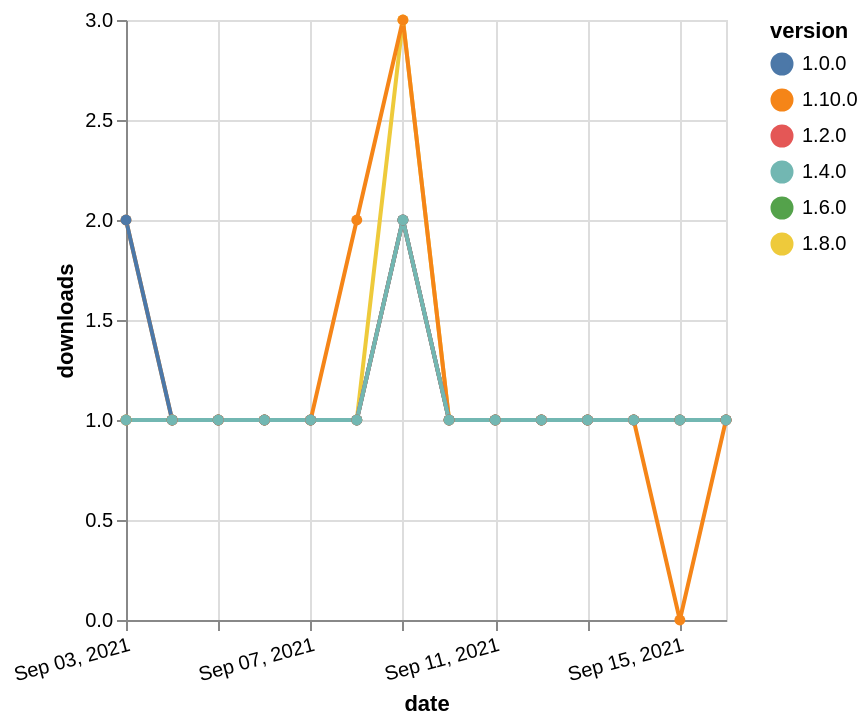

Write the Vega-Lite specification saved for this chart.
### Vega-Lite specification from a JSON file in a GitHub repository (floating-point values rounded to 4 significant figures)
{"$schema": "https://vega.github.io/schema/vega-lite/v5.json", "description": "A simple bar chart with embedded data.", "data": {"values": [{"date": "2021-09-03", "total": 173, "delta": 1, "version": "1.6.0"}, {"date": "2021-09-04", "total": 174, "delta": 1, "version": "1.6.0"}, {"date": "2021-09-05", "total": 175, "delta": 1, "version": "1.6.0"}, {"date": "2021-09-06", "total": 176, "delta": 1, "version": "1.6.0"}, {"date": "2021-09-07", "total": 177, "delta": 1, "version": "1.6.0"}, {"date": "2021-09-08", "total": 178, "delta": 1, "version": "1.6.0"}, {"date": "2021-09-09", "total": 180, "delta": 2, "version": "1.6.0"}, {"date": "2021-09-10", "total": 181, "delta": 1, "version": "1.6.0"}, {"date": "2021-09-11", "total": 182, "delta": 1, "version": "1.6.0"}, {"date": "2021-09-12", "total": 183, "delta": 1, "version": "1.6.0"}, {"date": "2021-09-13", "total": 184, "delta": 1, "version": "1.6.0"}, {"date": "2021-09-14", "total": 185, "delta": 1, "version": "1.6.0"}, {"date": "2021-09-15", "total": 186, "delta": 1, "version": "1.6.0"}, {"date": "2021-09-16", "total": 187, "delta": 1, "version": "1.6.0"}, {"date": "2021-09-03", "total": 198, "delta": 1, "version": "1.8.0"}, {"date": "2021-09-04", "total": 199, "delta": 1, "version": "1.8.0"}, {"date": "2021-09-05", "total": 200, "delta": 1, "version": "1.8.0"}, {"date": "2021-09-06", "total": 201, "delta": 1, "version": "1.8.0"}, {"date": "2021-09-07", "total": 202, "delta": 1, "version": "1.8.0"}, {"date": "2021-09-08", "total": 203, "delta": 1, "version": "1.8.0"}, {"date": "2021-09-09", "total": 206, "delta": 3, "version": "1.8.0"}, {"date": "2021-09-10", "total": 207, "delta": 1, "version": "1.8.0"}, {"date": "2021-09-11", "total": 208, "delta": 1, "version": "1.8.0"}, {"date": "2021-09-12", "total": 209, "delta": 1, "version": "1.8.0"}, {"date": "2021-09-13", "total": 210, "delta": 1, "version": "1.8.0"}, {"date": "2021-09-14", "total": 211, "delta": 1, "version": "1.8.0"}, {"date": "2021-09-15", "total": 212, "delta": 1, "version": "1.8.0"}, {"date": "2021-09-16", "total": 213, "delta": 1, "version": "1.8.0"}, {"date": "2021-09-03", "total": 125, "delta": 2, "version": "1.10.0"}, {"date": "2021-09-04", "total": 126, "delta": 1, "version": "1.10.0"}, {"date": "2021-09-05", "total": 127, "delta": 1, "version": "1.10.0"}, {"date": "2021-09-06", "total": 128, "delta": 1, "version": "1.10.0"}, {"date": "2021-09-07", "total": 129, "delta": 1, "version": "1.10.0"}, {"date": "2021-09-08", "total": 131, "delta": 2, "version": "1.10.0"}, {"date": "2021-09-09", "total": 134, "delta": 3, "version": "1.10.0"}, {"date": "2021-09-10", "total": 135, "delta": 1, "version": "1.10.0"}, {"date": "2021-09-11", "total": 136, "delta": 1, "version": "1.10.0"}, {"date": "2021-09-12", "total": 137, "delta": 1, "version": "1.10.0"}, {"date": "2021-09-13", "total": 138, "delta": 1, "version": "1.10.0"}, {"date": "2021-09-14", "total": 139, "delta": 1, "version": "1.10.0"}, {"date": "2021-09-15", "total": 139, "delta": 0, "version": "1.10.0"}, {"date": "2021-09-16", "total": 140, "delta": 1, "version": "1.10.0"}, {"date": "2021-09-03", "total": 253, "delta": 2, "version": "1.0.0"}, {"date": "2021-09-04", "total": 254, "delta": 1, "version": "1.0.0"}, {"date": "2021-09-05", "total": 255, "delta": 1, "version": "1.0.0"}, {"date": "2021-09-06", "total": 256, "delta": 1, "version": "1.0.0"}, {"date": "2021-09-07", "total": 257, "delta": 1, "version": "1.0.0"}, {"date": "2021-09-08", "total": 258, "delta": 1, "version": "1.0.0"}, {"date": "2021-09-09", "total": 260, "delta": 2, "version": "1.0.0"}, {"date": "2021-09-10", "total": 261, "delta": 1, "version": "1.0.0"}, {"date": "2021-09-11", "total": 262, "delta": 1, "version": "1.0.0"}, {"date": "2021-09-12", "total": 263, "delta": 1, "version": "1.0.0"}, {"date": "2021-09-13", "total": 264, "delta": 1, "version": "1.0.0"}, {"date": "2021-09-14", "total": 265, "delta": 1, "version": "1.0.0"}, {"date": "2021-09-15", "total": 266, "delta": 1, "version": "1.0.0"}, {"date": "2021-09-16", "total": 267, "delta": 1, "version": "1.0.0"}, {"date": "2021-09-03", "total": 201, "delta": 1, "version": "1.2.0"}, {"date": "2021-09-04", "total": 202, "delta": 1, "version": "1.2.0"}, {"date": "2021-09-05", "total": 203, "delta": 1, "version": "1.2.0"}, {"date": "2021-09-06", "total": 204, "delta": 1, "version": "1.2.0"}, {"date": "2021-09-07", "total": 205, "delta": 1, "version": "1.2.0"}, {"date": "2021-09-08", "total": 206, "delta": 1, "version": "1.2.0"}, {"date": "2021-09-09", "total": 208, "delta": 2, "version": "1.2.0"}, {"date": "2021-09-10", "total": 209, "delta": 1, "version": "1.2.0"}, {"date": "2021-09-11", "total": 210, "delta": 1, "version": "1.2.0"}, {"date": "2021-09-12", "total": 211, "delta": 1, "version": "1.2.0"}, {"date": "2021-09-13", "total": 212, "delta": 1, "version": "1.2.0"}, {"date": "2021-09-14", "total": 213, "delta": 1, "version": "1.2.0"}, {"date": "2021-09-15", "total": 214, "delta": 1, "version": "1.2.0"}, {"date": "2021-09-16", "total": 215, "delta": 1, "version": "1.2.0"}, {"date": "2021-09-03", "total": 189, "delta": 1, "version": "1.4.0"}, {"date": "2021-09-04", "total": 190, "delta": 1, "version": "1.4.0"}, {"date": "2021-09-05", "total": 191, "delta": 1, "version": "1.4.0"}, {"date": "2021-09-06", "total": 192, "delta": 1, "version": "1.4.0"}, {"date": "2021-09-07", "total": 193, "delta": 1, "version": "1.4.0"}, {"date": "2021-09-08", "total": 194, "delta": 1, "version": "1.4.0"}, {"date": "2021-09-09", "total": 196, "delta": 2, "version": "1.4.0"}, {"date": "2021-09-10", "total": 197, "delta": 1, "version": "1.4.0"}, {"date": "2021-09-11", "total": 198, "delta": 1, "version": "1.4.0"}, {"date": "2021-09-12", "total": 199, "delta": 1, "version": "1.4.0"}, {"date": "2021-09-13", "total": 200, "delta": 1, "version": "1.4.0"}, {"date": "2021-09-14", "total": 201, "delta": 1, "version": "1.4.0"}, {"date": "2021-09-15", "total": 202, "delta": 1, "version": "1.4.0"}, {"date": "2021-09-16", "total": 203, "delta": 1, "version": "1.4.0"}]}, "width": "container", "mark": {"type": "line", "point": {"filled": true}}, "encoding": {"x": {"field": "date", "type": "temporal", "timeUnit": "yearmonthdate", "title": "date", "axis": {"labelAngle": -15}}, "y": {"field": "delta", "type": "quantitative", "title": "downloads"}, "color": {"field": "version", "type": "nominal"}, "tooltip": {"field": "delta"}}}
